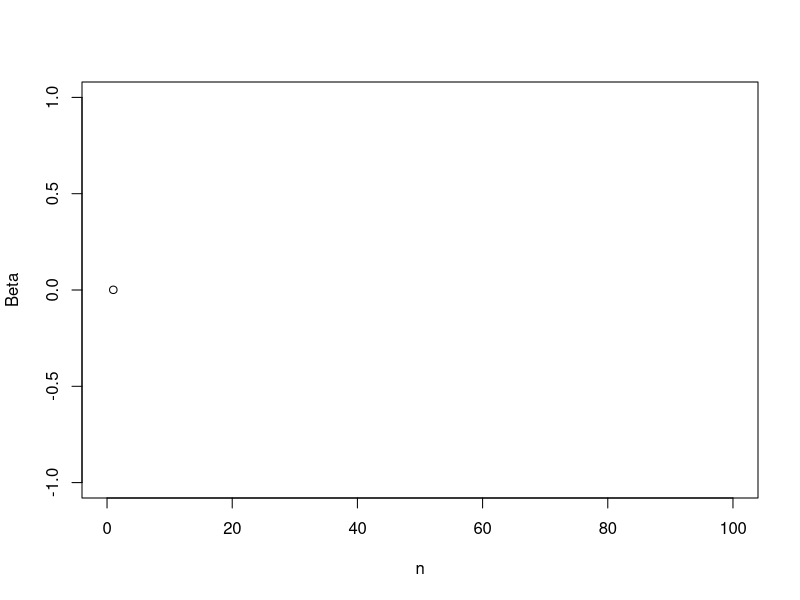
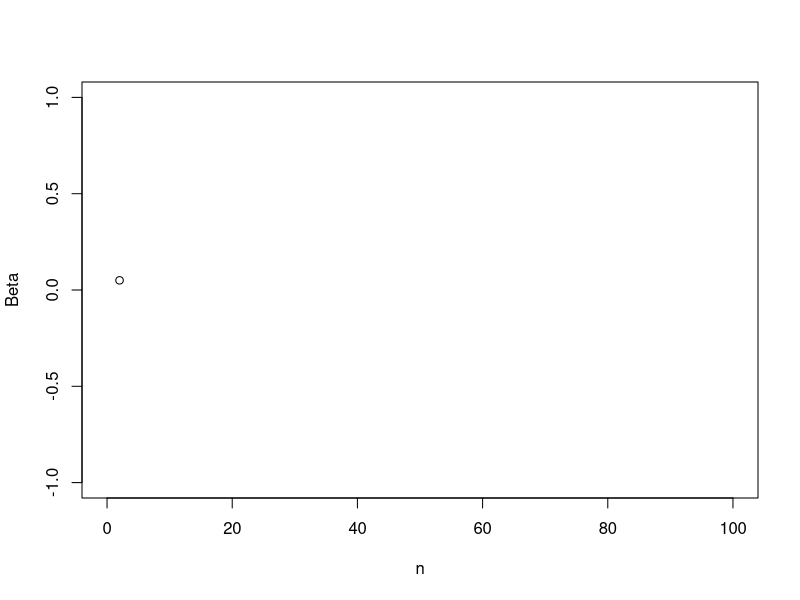
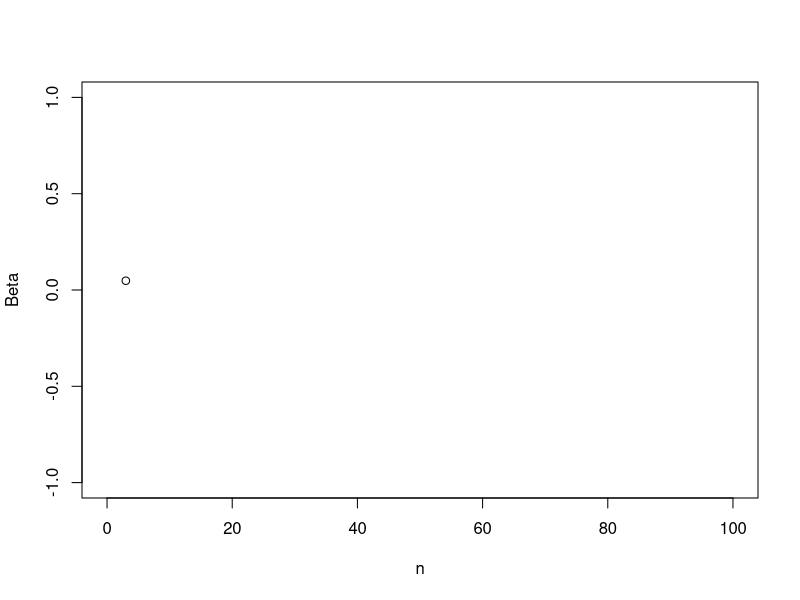
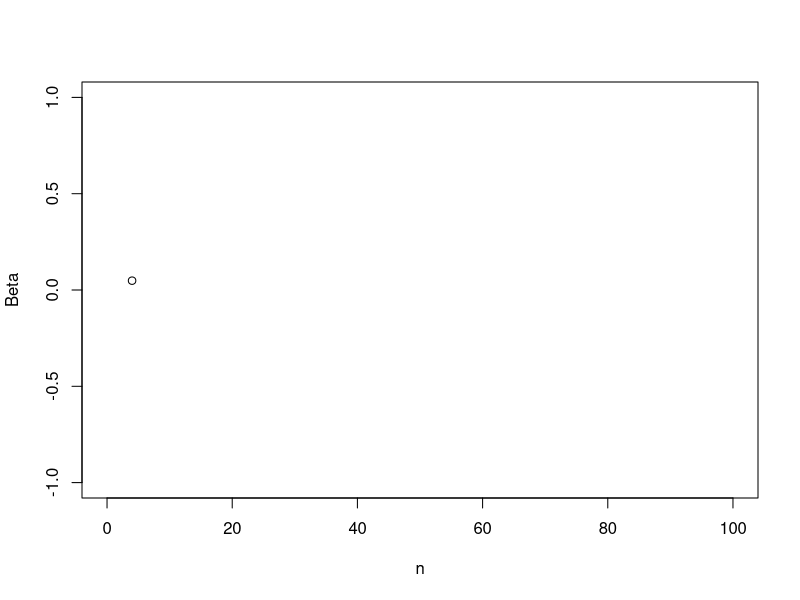
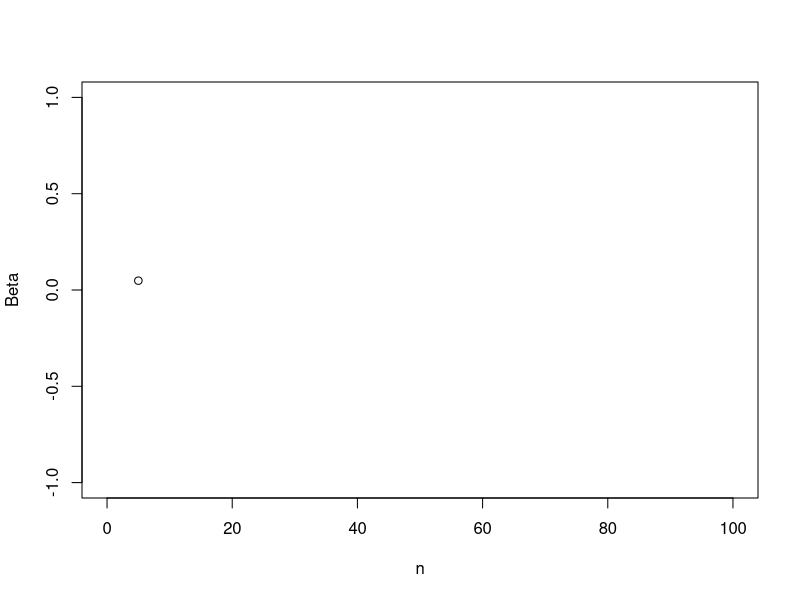
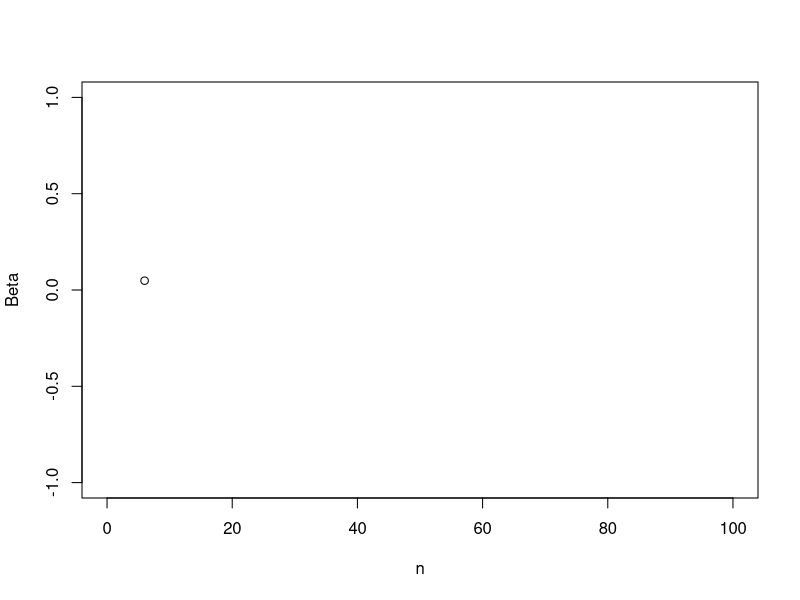
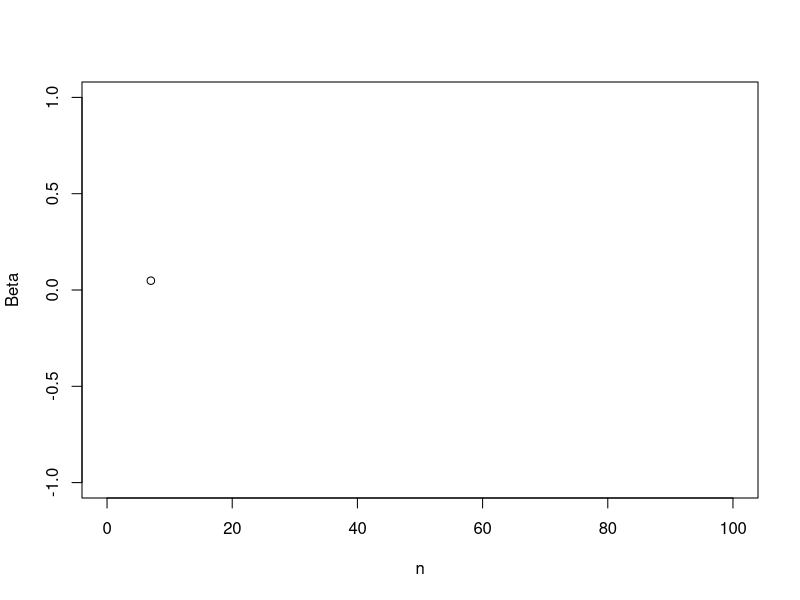
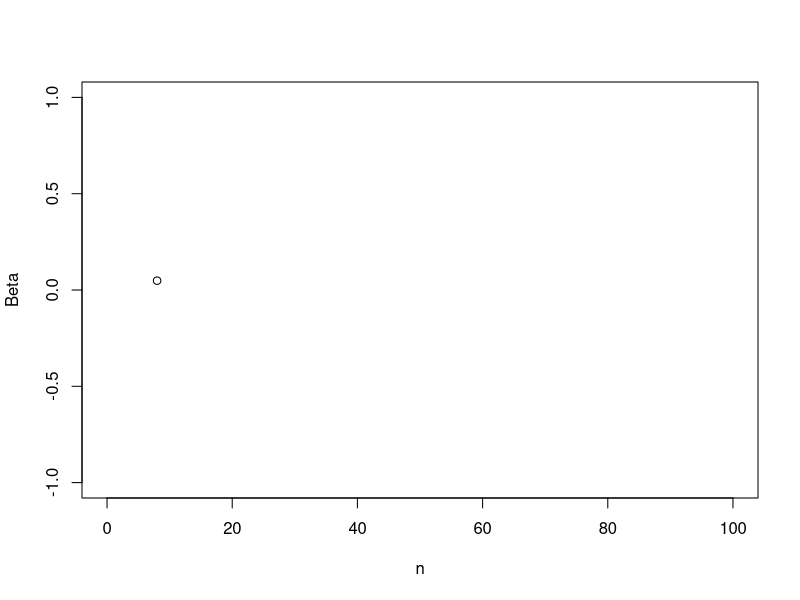

The R script that drew these images, in order:
Production=matrix(c(400,350,250), byrow=TRUE)
Attraction=c(300,200,500)
Cij=matrix(c(5, 10, 18, 13, 5, 15, 20, 16, 6), nrow=3, ncol=3, byrow=TRUE)
Tij=matrix(c(148,79,173,99,82,169,53,39,158), nrow=3, ncol=3, byrow=TRUE)



##################Deterrence Function###########################
deterrence_function <- function(Cij, Beta){
  New_Cij=matrix(0,nrow(Cij),ncol(Cij))
  for (i in 1:length(Cij)){
    New_Cij[i]=exp(-(Beta)*Cij[i])
  }
  return(New_Cij)
}
####################END##########################################

##################Balancing Function###########################
Balancing<-function(Production, Attraction, Cij, Beta){
  
  Tolerance=0.01
  
  #Iteration 0
  Iter=deterrence_function(Cij,Beta)
  SumP=matrix(rowSums(Iter),byrow=TRUE)
  SumA=colSums(Iter)
  ai=Attraction/SumA
  bj=matrix(Production/SumP, byrow=TRUE)
  Ai=matrix(1,nrow(Iter),ncol=1,byrow=TRUE)
  Bj=matrix(1,nrow=1,ncol(Iter),byrow=TRUE)
  
  #Generate Bj
  Sum_Bj=matrix(0,nrow=1,ncol(Iter),byrow=TRUE)
  for (j in 1:nrow(Iter)){
    for (i in 1:nrow(Iter)){
      Sum_Bj[j]=sum(Ai[i]*Production[i]*Iter[i,j])+Sum_Bj[j]
    }
  }
  Bj=1/Sum_Bj
  
  #Generate Ai
  Sum_Ai=matrix(1,nrow(Iter),ncol=1,byrow=TRUE)
  Ai=1/Sum_Ai 
  
  #Loop
  z=3
  repeat{
    
    #Odds Iteration(1,3,5,...)
    
    if(z%%2==1){
      for(i in 1:nrow(Iter)){
        for(j in 1:ncol(Iter)){
          Iter[i,j]=Iter[i,j]*ai[j]
        }
      }
      SumP=matrix(rowSums(Iter),byrow=TRUE)
      SumA=colSums(Iter)
      ai=Attraction/SumA
      bj=matrix(Production/SumP, byrow=TRUE)
      
      #Generate Ai
      Sum_Ai=matrix(0,nrow(Iter),ncol=1,byrow=TRUE)
      for (i in 1:nrow(Iter)){
        for (j in 1:nrow(Iter)){
          Sum_Ai[i]=sum(Bj[j]*Attraction[j]*Iter[i,j])+Sum_Ai[i]
        }
      } 
      Ai=1/Sum_Ai
      
      #Generate Bj
      Sum_Bj=matrix(0,nrow=1,ncol(Iter),byrow=TRUE)
      for (j in 1:nrow(Iter)){
        for (i in 1:nrow(Iter)){
          Sum_Bj[j]=sum(Ai[i]*Production[i]*Iter[i,j])+Sum_Bj[j]
        }
      }
      Bj=1/Sum_Bj     
    }
    #Even Iteration(2,4,6...)
    else{
      for (i in 1:nrow(Iter)){
        for(j in 1:ncol(Iter)){
          Iter[i,j]=Iter[i,j]*bj[i]
        }
      }
      SumP=matrix(rowSums(Iter),byrow=TRUE)
      SumA=colSums(Iter)
      ai=Attraction/SumA
      bj=matrix(Production/SumP, byrow=TRUE)
      
      #Generate Bj
      i=1
      j=1
      Sum_Bj=matrix(0,nrow=1,ncol(Iter),byrow=TRUE)
      for (j in 1:nrow(Iter)){
        for (i in 1:nrow(Iter)){
          Sum_Bj[j]=sum(Ai[i]*Production[i]*Iter[i,j])+Sum_Bj[j]
        }
      }
      Bj=1/Sum_Bj
      
      #Generate Ai
      Sum_Ai=matrix(0,nrow(Iter),ncol=1,byrow=TRUE)
      for (i in 1:nrow(Iter)){
        for (j in 1:nrow(Iter)){
          Sum_Ai[i]=sum(Bj[j]*Attraction[j]*Iter[i,j])+Sum_Ai[i]
        }
      } 
      Ai=1/Sum_Ai   
      
    }
    
    #Generate Tolerance Check
    max_ai=abs(max(ai)-1)
    max_bj=abs(max(bj)-1)
    Max_T=max(max_ai,max_bj)
    
    #Tolerance Check
    if(Max_T<Tolerance){
      break
    }
    z=z+1
  }
  Results<-list("Iter"=Iter,"Ai"=Ai,"Bj"=Bj)
  return(Results)
}
####################END##########################################

################Hyman's Function######################################
Hyman<-function(Production, Attraction, Cij, Tij){
  Total_Cost=sum(Cij*Tij)
  Max_Iter=1000
  Tol=0.05
  Beta_Cost_Matrix=matrix(0,nrow=1,ncol=2,byrow=TRUE)
  
  #Iteration 1
  m=1
  z=1
  Beta=1.5/Total_Cost
  Balance<-Balancing(Production, Attraction, Cij, Beta)
  OD1 <-Balance$Iter
  A1 <- Balance$Ai
  B1 <- Balance$Bj
  New_Cost1=sum(OD1*Cij)
  Beta_Cost_Matrix=rbind(Beta_Cost_Matrix, c(Beta,New_Cost1) )
  Cost_Check=(abs(New_Cost1-Total_Cost))/Total_Cost
  if(Cost_Check<Tol){
    break
  }
  
  #Iteration 2
  m=2
  z=2
  Beta=(New_Cost1*Beta)/Total_Cost
  Balance<-Balancing(Production, Attraction, Cij, Beta)
  OD2 <-Balance$Iter
  A2 <- Balance$Ai
  B2 <- Balance$Bj 
  New_Cost2=sum(OD2*Cij)
  Beta_Cost_Matrix=rbind(Beta_Cost_Matrix, c(Beta,New_Cost2))
  Cost_Check=(abs(New_Cost2-Total_Cost))/Total_Cost
  if(Cost_Check<Tol){
    break
  }
  
  #m Iteration
  m=3
  z=3
  repeat{
    Beta=(((Total_Cost-Beta_Cost_Matrix[m-1,2])*Beta_Cost_Matrix[m,1])-((Total_Cost-Beta_Cost_Matrix[m,2])*Beta_Cost_Matrix[m-1,1]))/(Beta_Cost_Matrix[m,2]-Beta_Cost_Matrix[m-1,2])
    Balance<-Balancing(Production, Attraction, Cij, Beta)
    OD <-Balance$Iter
    A <- Balance$Ai
    B <- Balance$Bj 
    New_Cost=sum(OD*Cij)
    Beta_Cost_Matrix=rbind(Beta_Cost_Matrix, c(Beta,New_Cost))
    Cost_Check=(abs(New_Cost-Total_Cost))/Total_Cost
    if((Cost_Check<Tol)|z>Max_Iter){
      break
    }
    Beta_Cost_Matrix=Beta_Cost_Matrix[-1,]
    
    plot(z,Beta,xlim=c(0,Max_Iter),ylim=c(-1,1))
    Sys.sleep(0.1)
    z=z+1
  }
  Results<-list("Beta"=Beta, "OD"=OD,"A"=A,"B"=B)
  return(Results)
}
####################END##########################################

################Fernandez calibration######################################

Fernandez_Calibration <- function(Production, Attraction, Cij, Tij){
  Yij=matrix(0,nrow(Tij),ncol(Tij))
  for (j in 1:nrow(Yij)){
    for (i in 1:nrow(Yij)){
      Yij[i,j]=log(Tij[i,j])-log(Production[i])-log(Attraction[j])
    }
  } 
  
  Sij=1/Cij
  
  Max_Iter=100
  
  #Step 1
  Beta=0.5
  ro=0.5
  n=1
  
  repeat{
  Beta0=Beta
  ro0=ro
  
  #Step 2
  Balance<-Balancing(Production, Attraction, Cij, Beta)
  OD0 <-Balance$Iter
  A0 <- Balance$Ai
  B0 <- Balance$Bj
  
  
  #Step 3
  Yij0=matrix(0,nrow(Tij),ncol(Tij))
  for (j in 1:nrow(Yij)){
    for (i in 1:nrow(Yij)){
      Yij0[i,j]=Yij[i,j]-log(A0[i])-log(B0[j])
    }
  }   
  
  #Step 4
  r_Yij0=do.call(rbind,lapply(Yij0, unlist))
  r_Cij=do.call(rbind,lapply(Cij, unlist))
  r_Sij=do.call(rbind,lapply(Sij, unlist))
  
  reg <- lm(r_Yij0 ~ r_Cij + log(r_Sij))
  theta0 = summary(reg)$coefficients[1]
  Beta = -1*(summary(reg)$coefficients[2])
  ro = summary(reg)$coefficients[3]
  
  #Step 5
  
  if(Beta0-Beta<0.00000001 && ro0-ro<0.00000001){
    break
  }
  
  plot(n,Beta,xlim=c(0,Max_Iter),ylim=c(-1,1))
  Sys.sleep(0.1)
  n=n+1
  
  }
  Results<-list("Beta"=Beta, "OD"=OD0, "A"=A0,"B"=B0, "ro"=ro)
  return(Results) 
}
 

####################END##########################################

Fernandez_Calibrated_Beta<-Fernandez_Calibration(Production, Attraction, Cij, Tij)
Fernandez_New_Beta=Fernandez_Calibrated_Beta$Beta
Fernandez_New_Beta
Fernandez_New_ro=Fernandez_Calibrated_Beta$ro
Fernandez_New_ro
New_Ai=Fernandez_Calibrated_Beta$A
New_Ai
New_Bj=Fernandez_Calibrated_Beta$B
New_Bj
